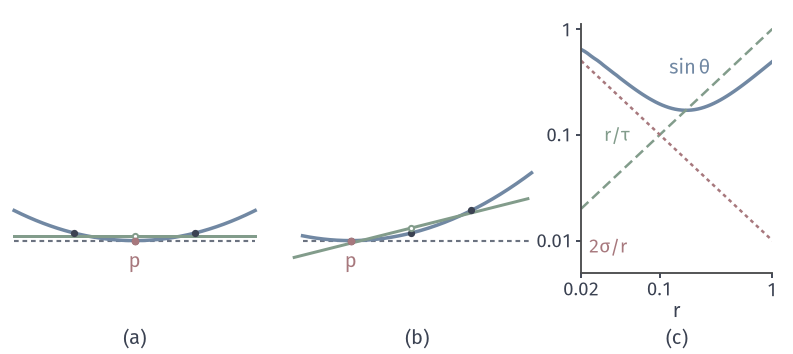

Generate this figure with Python:
"""Local PCA on the parabola y=u^2/2 (R=1,h=.25): symmetric versus one-sided; bending vs noise as the radius grows."""
from pathlib import Path
import sys
ROOT = next(p for p in Path(__file__).resolve().parents if (p/"build.sh").is_file() and (p/"tex/book.tex").is_file())
sys.path.insert(0, str(ROOT/"figures/04-spaces-measures-and-geometry/04-manifolds/matplotlib/mfd-common"))
from mfd3d import *
from matplotlib.patches import Circle, Polygon
OUT = Path(__file__).resolve().parent

W, H = 112, 50
fig, ax = canvas(W, H)
def pca(p):
    c = p-p.mean(0); C = c.T@c/len(p); w, V = np.linalg.eigh(C); return p.mean(0), V[:, 1]*np.sign(V[0, 1]), C
R, h = 1, .25
f = lambda u: u*u/(2*R)
for pts, x0, tag in ((np.array([-h, 0, h]), 19, '(a)'), (np.array([0, h, 2*h]), 58, '(b)')):
    u = 34 if tag == '(a)' else 34
    o = np.array([x0 if tag == '(a)' else x0-8.5, 16])
    xs = np.linspace(-.5, .7, 241)
    if tag == '(a)':
        xs = np.linspace(-.5, .5, 201)
    else:
        xs = np.linspace(-.2, .75, 201)
    ax.plot(o[0]+u*xs, o[1]+u*f(xs), color=BLUE, lw=1.4, zorder=3)
    ax.plot([o[0]+u*xs[0], o[0]+u*xs[-1]], [o[1], o[1]], color=MUTED, lw=.85, ls=(0, (2.2, 1.8)), zorder=2)
    P = np.stack([pts, f(pts)], 1)
    m, d, C = pca(P)
    s = .5
    ax.plot(*zip(o+u*(m-s*d), o+u*(m+s*d)), color=GREEN, lw=1.2, zorder=4)
    for q in P:
        dot(ax, o+u*q, INK, size=1.0)
    dot(ax, o+u*m, GREEN, size=1.0, hollow=True)
    dot(ax, o, RED, size=1.1)
    label(ax, o+(0, -3), r'$\mathbf{p}$', 8, RED)
    print(tag, 'angle(deg)=', np.degrees(np.arctan2(d[1], d[0])), 'C=', C.round(5).tolist())
    panel_tag(ax, o[0]+u*(xs[0]+xs[-1])/2, 1.4, tag)
# (c) log-log: circle radius 1, one-sided arc [0,r], normal noise sigma*sign(u-mean), 41 samples.
def inset(x, y, w, h):
    a = fig.add_axes([x/W, y/H, w/W, h/H]); a.spines[['top', 'right']].set_visible(False); a.tick_params(length=2, width=.75, pad=1.5); return a
sigma = .005
a = inset(82, 11.5, 27, 35)
rs = np.geomspace(.02, 1, 60)
errs = []
for r in rs:
    th = np.linspace(0, r, 41)
    p = np.stack([np.sin(th), 1-np.cos(th)], 1)
    n = np.stack([-np.sin(th), np.cos(th)], 1)
    x = p+sigma*np.sign(th-th.mean())[:, None]*n
    _, d, _ = pca(x)
    errs.append(abs(d[1]))
a.loglog(rs, errs, color=BLUE, lw=1.4)
a.loglog(rs, rs, color=GREEN, lw=1.0, ls=(0, (4, 2)))
a.loglog(rs, 2*sigma/rs, color=RED, lw=1.0, ls=(0, (1.5, 1.5)))
a.set_xlim(.02, 1); a.set_ylim(.005, 1.1)
a.set_xlabel('$r$', labelpad=.5); a.set_xticks([.02, .1, 1], ['$0.02$', '$0.1$', '$1$']); a.set_yticks([.01, .1, 1], ['$0.01$', '$0.1$', '$1$']); a.minorticks_off()
a.text(.12, .53, r'$r/\tau$', color=GREEN, fontsize=7.5, transform=a.transAxes)
a.text(.04, .08, r'$2\sigma/r$', color=RED, fontsize=7.5, transform=a.transAxes)
a.text(.46, .80, r'$\sin\theta$', color=BLUE, fontsize=8, transform=a.transAxes)
panel_tag(ax, 95.5, 1.4, '(c)')
save(fig, OUT, 'figure', {'formula': 'parabola y=u^2/2, h=.25; panel c: arc [0,r] of unit circle, 41 samples, normal noise .005*sign(t-mean), sin of tilt of leading PCA direction'})
